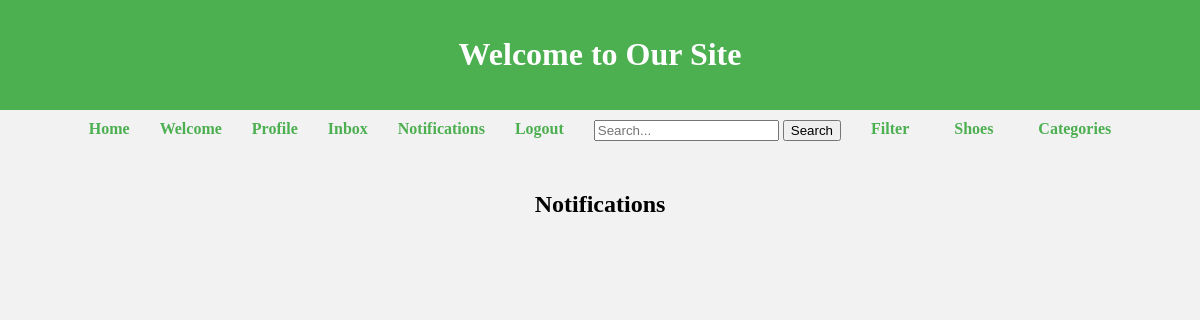
The page /notifications/ (signed in) on the database as committed earlier.
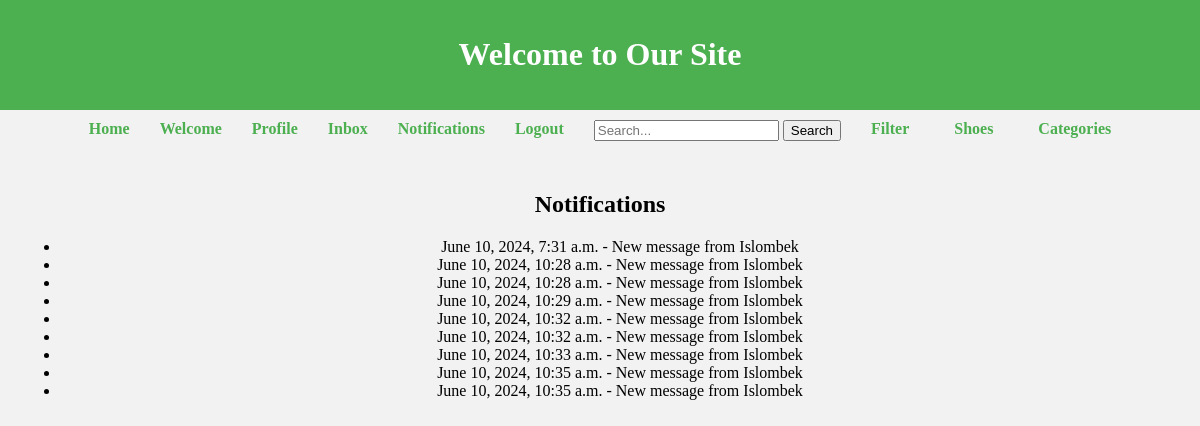
The same page on the database as committed later.
### users/models.py (models this page shows, shortened)
class Notification(models.Model):
    user = models.ForeignKey(User, on_delete=models.CASCADE)
    message = models.CharField(max_length=250)
    timestamp = models.DateTimeField(auto_now_add=True)
    read = models.BooleanField(default=False)

### users/views.py (the view)
# urls.py: path('notifications/', views.notifications, name='notifications'),
@login_required
def notifications(request):
    notifications = Notification.objects.filter(user=request.user, read=False)
    return render(request, 'users/notifications.html', {'notifications': notifications})

### templates/users/notifications.html (shortened to what this page needs)
{% extends "base.html" %}
{% block content %}
<h2>Notifications</h2>
<ul>
    {% for notification in notifications %}
    <li>{{ notification.timestamp }} - {{ notification.message }}</li>
    {% endfor %}
</ul>
{% endblock %}

### templates/base.html (shortened to what this page needs)
<!DOCTYPE html>
<html lang="en">
<head>
</head>
<body>
<div class="header">
    <h1>Welcome to Our Site</h1>
</div>
<div class="nav">
    <a href="{% url 'users:home' %}">Home</a>
    {% if user.is_authenticated %}
    <a href="{% url 'users:welcome' %}">Welcome</a>
    <a href="{% url 'users:profile' user.pk %}">Profile</a>
    <a href="{% url 'users:inbox' %}">Inbox</a>
    <a href="{% url 'users:notifications' %}">Notifications</a>
    <a href="{% url 'users:logout' %}">Logout</a>
    <form action="{% url 'products:search' %}" method="get">
        <input type="text" name="q" placeholder="Search...">
        <button type="submit">Search</button>
    </form>
    <li><a href="{% url 'products:filter' %}">Filter</a></li>
    <li><a href="{% url 'products:shoes_list' %}">Shoes</a></li>
    <li><a href="{% url 'products:category_products' %}">Categories</a></li>
    {% else %}
    <a href="{% url 'users:login' %}">Login</a>
    <a href="{% url 'users:register' %}">Register</a>
    {% endif %}
</div>
<div class="container">
    {% block content %}
    {% endblock %}
</div>
</body>
</html>

### templates/base.html (style rules this page uses)
body { font-family: cursive; background-color: #f2f2f2; margin: 0; }
.header { background-color: #4CAF50; color: white; padding: 15px; text-align: center; }
.nav { display: flex; justify-content: center; margin: 10px 0; }
.nav a { margin: 0 15px; color: #4CAF50; text-decoration: none; font-weight: bold; }
.container { text-align: center; padding: 20px; }
.nav form { margin-left: 15px; }
.nav li { list-style: none; margin-left: 15px; }

Rows that differ between the two databases and show on the page:
added Notification: timestamp "June 10, 2024, 7:31 a.m.", message "New message from Islombek"
added Notification: timestamp "June 10, 2024, 10:28 a.m.", message "New message from Islombek"
added Notification: timestamp "June 10, 2024, 10:28 a.m.", message "New message from Islombek"
added Notification: timestamp "June 10, 2024, 10:29 a.m.", message "New message from Islombek"
added Notification: timestamp "June 10, 2024, 10:32 a.m.", message "New message from Islombek"
added Notification: timestamp "June 10, 2024, 10:32 a.m.", message "New message from Islombek"
added Notification: timestamp "June 10, 2024, 10:33 a.m.", message "New message from Islombek"
added Notification: timestamp "June 10, 2024, 10:35 a.m.", message "New message from Islombek"
added Notification: timestamp "June 10, 2024, 10:35 a.m.", message "New message from Islombek"
